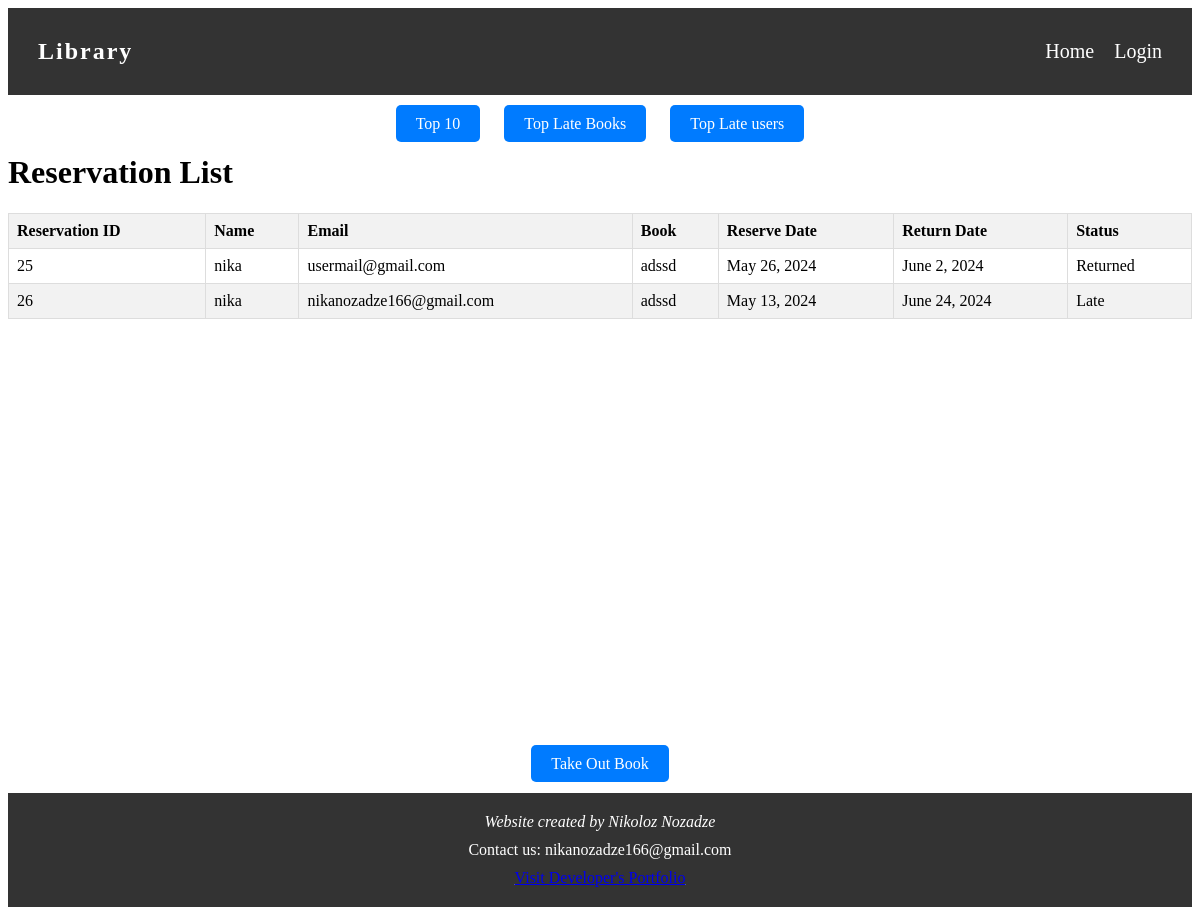
The page /admin_dash on the database its author committed.
### manager/models.py (models this page shows, shortened)
class BookReservation(models.Model):
    choice = [
        ("Reserved", "Reserved"),
        ("On Loan", "On Loan"),
        ("Cancelled", "Cancelled"),
        ("Returned", "Returned"),
        ("Late", "Late")
    ]
    name = models.CharField(max_length=150)
    book = models.ForeignKey(Book, on_delete=models.CASCADE)
    email = models.EmailField()
    reserve_date = models.DateField()
    return_date = models.DateField()
    status = models.CharField(choices=choice, max_length=50)
    class Meta:
        verbose_name = "Book Reservation"

class Book(models.Model):
    title = models.CharField(max_length=150, verbose_name="Title")
    author = models.ManyToManyField(Author, verbose_name="Author")
    genre = models.ManyToManyField(Genre, verbose_name="Genre")
    publication_date = models.DateField(verbose_name="Publication Date")
    stock = models.PositiveIntegerField(verbose_name="Stock")
    popularity = models.PositiveIntegerField(default=0)
    image = models.ImageField(default='cover.jpg')
    class Meta:
        verbose_name = "Book"
        verbose_name_plural = "Books"

### manager/views.py (the view)
# urls.py: path('admin_dash', admin_dash, name="admin_dash"),
def admin_dash(request):
    data = BookReservation.objects.all()
    return render(request, "admin_dash.html", {"data": data})

### manager/templates/admin_dash.html (shortened to what this page needs)
{% extends "base.html" %}
{% block content %}
    <div class="page-container">
        <div class="button-container">
            <a href="{% url 'top_10' %}">Top 10</a>
            <a href="{% url 'top-late-books' %}">Top Late Books</a>
            <a href="{% url 'top-late-users' %}">Top Late users</a>
        </div>
        <h1>Reservation List</h1>
        <table class="reservation-table">
            <thead>
                <tr>
                    <th>Reservation ID</th>
                    <th>Name</th>
                    <th>Email</th>
                    <th>Book</th>
                    <th>Reserve Date</th>
                    <th>Return Date</th>
                    <th>Status</th>
                </tr>
            </thead>
            <tbody>
                {% for reservation in data %}
                <tr>
                    <td>
                        {% if reservation.status == "On Loan" %}
                            <a href="{% url 'return_book' reservation.id %}">{{ reservation.id }}</a>
                        {% else %}
                            {{ reservation.id }}
                        {% endif %}
                    </td>
                    <td>{{ reservation.name }}</td>
                    <td>{{ reservation.email }}</td>
                    <td>{{ reservation.book.title }}</td>
                    <td>{{ reservation.reserve_date }}</td>
                    <td>{{ reservation.return_date }}</td>
                    <td>{{ reservation.status }}</td>
                </tr>
                {% empty %}
                <tr>
                    <td colspan="7">No reservations found.</td>
                </tr>
                {% endfor %}
            </tbody>
        </table>
    </div>
    <div class="button-container">
        <a href="{% url 'book_take_out' %}">Take Out Book</a>
    </div>
{% endblock %}

### manager/templates/admin_dash.html (style rules this page uses)
.page-container { height: 80vh; overflow-y: auto; }
.reservation-table { width: 100%; border-collapse: collapse; }
.reservation-table th, .reservation-table td { border: 1px solid #ddd; padding: 8px; }
.reservation-table th { background-color: #f2f2f2; text-align: left; }
.reservation-table tr:nth-child(even) { background-color: #f2f2f2; }
.button-container { margin-top: 20px; text-align: center; margin-bottom: 20px; }
.button-container a { margin: 0 10px; padding: 10px 20px; border: none; border-radius: 5px; background-color: #007bff; color: #fff; cursor: pointer; transition: background-color 0.3s ease; text-decoration: none; }

### rows shown on the page
BookReservation: id "25", name "nika", email "usermail@gmail.com", book "adssd", reserve_date "May 26, 2024", return_date "June 2, 2024", status "Returned"
BookReservation: id "26", name "nika", email "nikanozadze166@gmail.com", book "adssd", reserve_date "May 13, 2024", return_date "June 24, 2024", status "Late"
